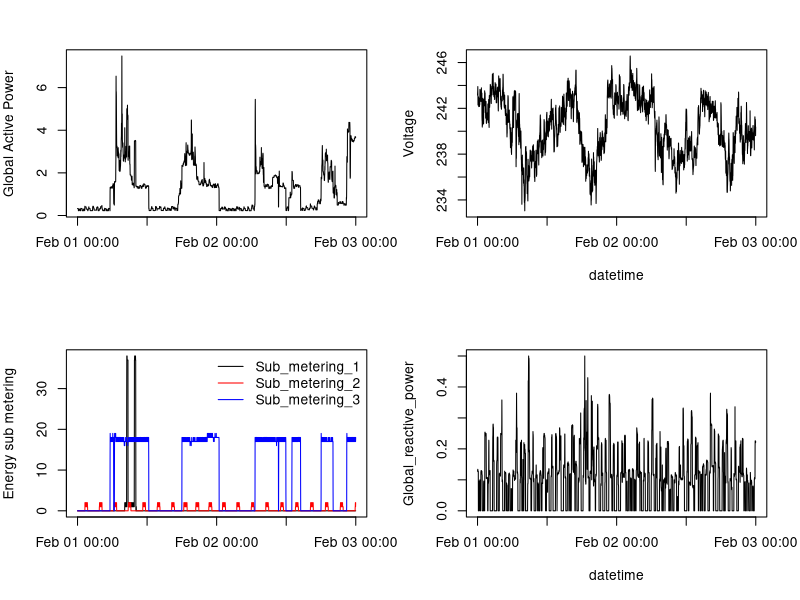

Source code (R):
power <- subset(read.csv("household_power_consumption.txt", sep = ";"), Date == "1/2/2007" | Date == "2/2/2007")

power <- transform(power,
                   Global_active_power = as.numeric(Global_active_power),
                   Global_reactive_power = as.numeric(Global_reactive_power),
                   Voltage = as.numeric(Voltage),
                   Sub_metering_1 = as.numeric(Sub_metering_1),
                   Sub_metering_2 = as.numeric(Sub_metering_2),
                   Sub_metering_3 = as.numeric(Sub_metering_3),
                   Datetime = strptime(paste(Date, Time), "%d/%m/%Y %H:%M:%S"))

png("plot4.png")

par(mfrow = c(2,2))
par(mar = c(5,4,3,2))

plot(power$Datetime, power$Global_active_power, type = "l", xlab = "", ylab = "Global Active Power")

plot(power$Datetime, power$Voltage, xlab = "datetime", ylab = "Voltage", type = 'l')

plot(power$Datetime, power$Sub_metering_1, type = 'l', xlab = "", ylab = "Energy sub metering")
lines(power$Datetime, power$Sub_metering_2, col = "red")
lines(power$Datetime, power$Sub_metering_3, col = "blue")
legend("topright", c("Sub_metering_1", "Sub_metering_2", "Sub_metering_3"), lwd = 1, col = c("black", "red", "blue"), bty="n")

plot(power$Datetime, power$Global_reactive_power, type = "l", xlab = "datetime", ylab = "Global_reactive_power")


dev.off()
